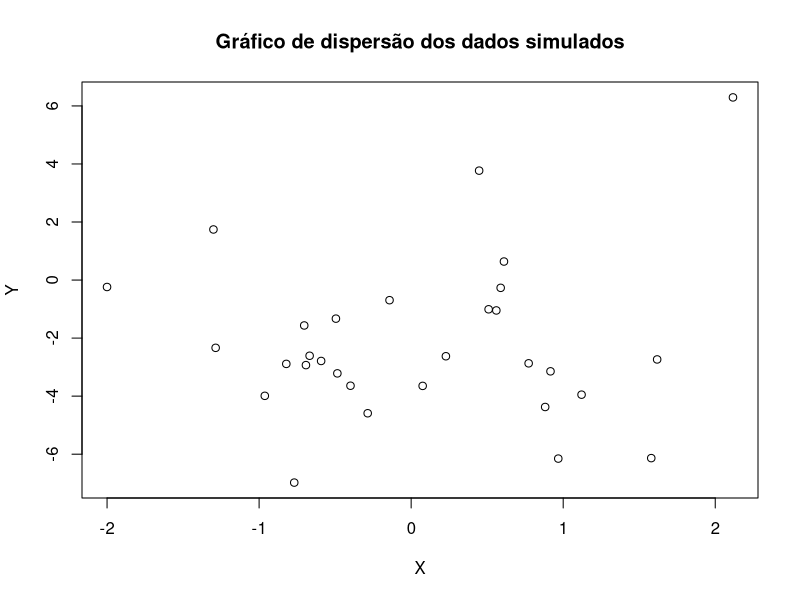
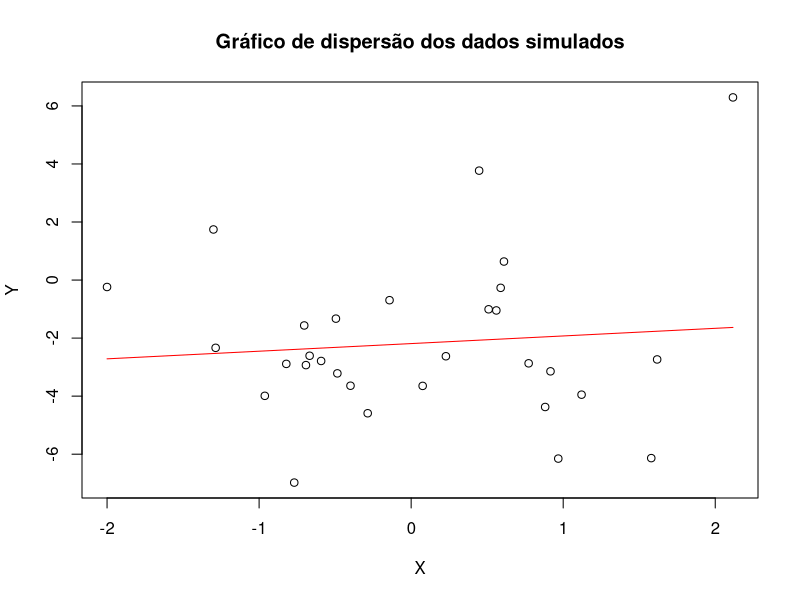
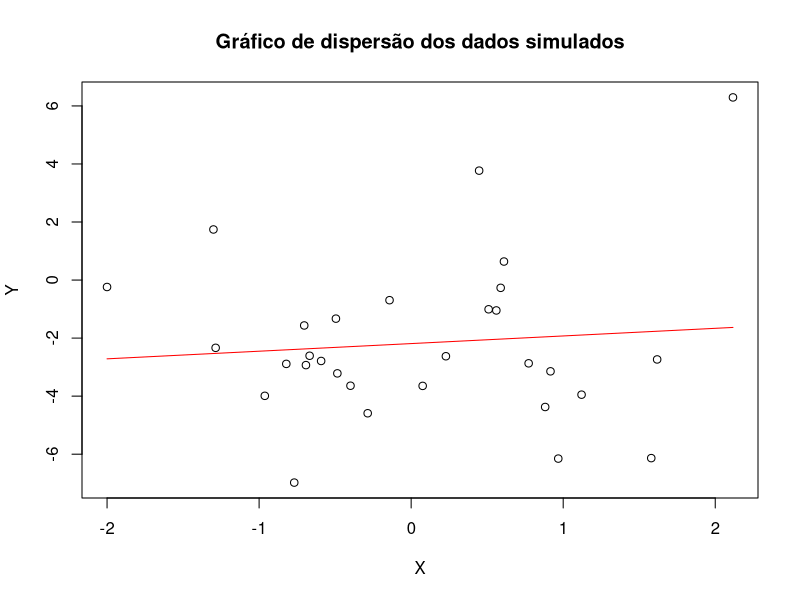
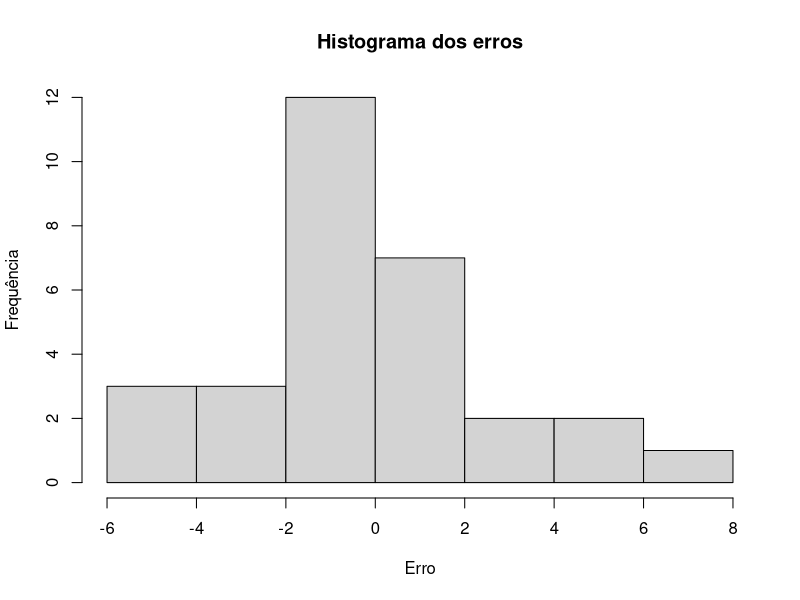
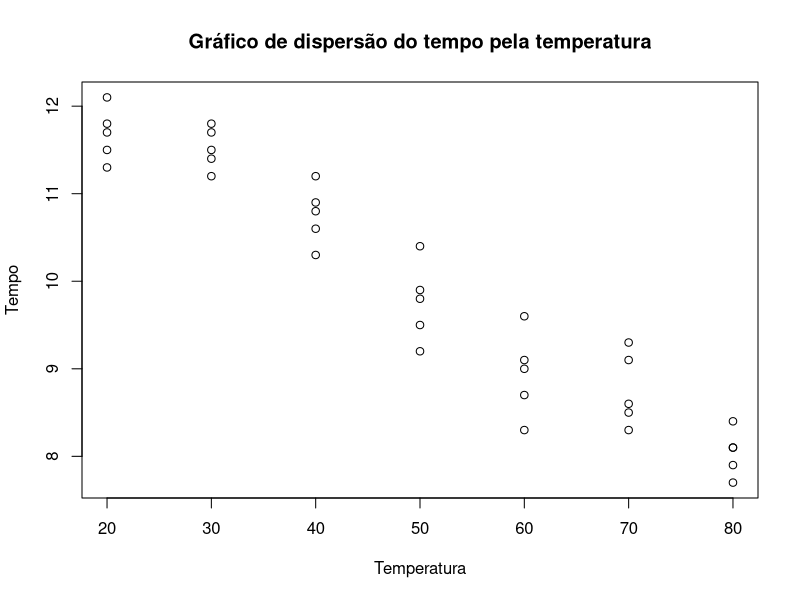
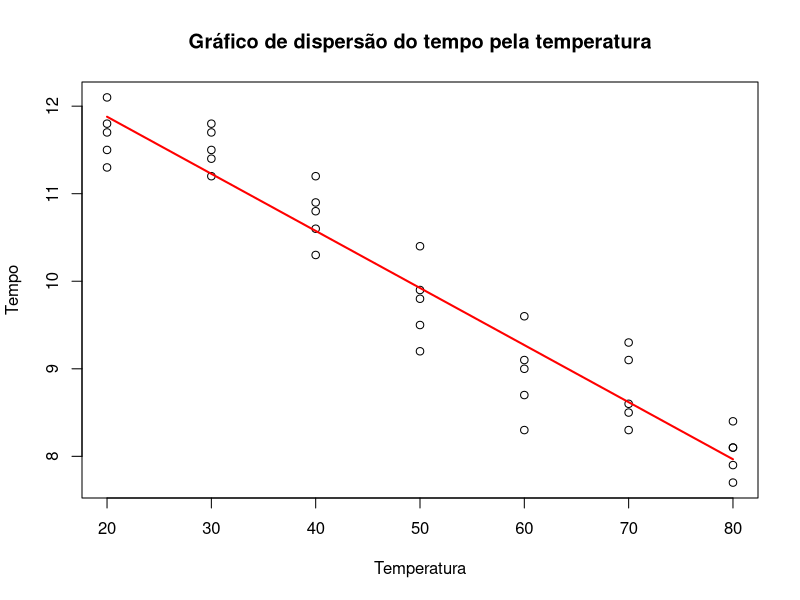

Generate these figures, in order, with R:
## ---- chunk 1
knitr::opts_chunk$set(echo = F, warning = F)
## ---- chunk 2
set.seed(350)
n    <- 30
x    <- rnorm(n)
erro <- rnorm(n, 0, 3)
y    <- -2 + 0.5*x + erro
## ---- chunk 3
print(y)
## ---- chunk 4
plot(x, y,
     xlab = 'X',
     ylab = 'Y',
     main = 'Gráfico de dispersão dos dados simulados'
     )

## ---- chunk 5
beta_1 = sum((x - mean(x)) * (y - mean(y))) / sum((x - mean(x))^2)

beta_0 = mean(y) - beta_1*mean(x)

plot(x, y,
     xlab = 'X',
     ylab = 'Y',
     main = 'Gráfico de dispersão dos dados simulados'
     )
curve(beta_0 + beta_1*x, add =T, col = 'red')

## ---- chunk 6
matriz_x = matrix(c(rep(1,n),x), ncol =2)
matriz_x
## ---- chunk 7
matriz_y = matrix(y)
matriz_y
## ---- chunk 8
t(matriz_x)
## ---- chunk 9
t(matriz_x) %*% matriz_x
## ---- chunk 10
solve(t(matriz_x) %*% matriz_x)
## ---- chunk 11
t(matriz_x) %*% matriz_y
## ---- chunk 12
solve(t(matriz_x) %*% matriz_x) %*% t(matriz_x) %*% matriz_y
## ---- chunk 13
betas <- solve(t(matriz_x) %*% matriz_x) %*% t(matriz_x) %*% matriz_y

plot(x, y,
     xlab = 'X',
     ylab = 'Y',
     main = 'Gráfico de dispersão dos dados simulados'
     )
curve(betas[1] + betas[2]*x, add =T, col = 'red')
## ---- chunk 14
hist(erro, 
     xlab = 'Erro',
     ylab = 'Frequência',
     main = 'Histograma dos erros')

## ---- chunk 15
shapiro.test(erro)
## ---- chunk 16
L1 <- c(11.3, 11.8, 11.5, 12.1, 11.7)
L2 <- c(11.8, 11.5, 11.4, 11.7, 11.2)
L3 <- c(10.9, 11.2, 10.8, 10.6, 10.3)
L4 <- c(10.4, 9.8 , 9.5 , 9.9 , 9.2 )
L5 <- c(9.6 , 9.0 , 8.7 , 8.3 , 9.1 )
L6 <- c(9.1 , 9.3 , 8.5 , 8.6 , 8.3 )
L7 <- c(8.4 , 8.1 , 8.1 , 7.7 , 7.9 )

temperatura <- c(rep(20, 5), rep(30, 5), rep(40, 5),
                 rep(50, 5), rep(60, 5), rep(70, 5),
                 rep(80, 5))

tempo       <- c(L1, L2, L3, L4, L5, L6, L7)


dados       <- data.frame(Temperatura <- temperatura,
                          Tempo       <- tempo)

colnames(dados) <- c('Temperatura', 'Tempo')

print(dados)

## ---- chunk 17
plot(dados$Temperatura, dados$Tempo,
     xlab = 'Temperatura',
     ylab = 'Tempo',
     main = 'Gráfico de dispersão do tempo pela temperatura')
## ---- chunk 18
library(MASS)

est_L1 <- fitdistr(L1, dnorm, start = list(mean= 10, sd= 2))$estimate
est_L2 <- fitdistr(L2, dnorm, start = list(mean= 10, sd= 2))$estimate
est_L3 <- fitdistr(L3, dnorm, start = list(mean= 10, sd= 2))$estimate
est_L4 <- fitdistr(L4, dnorm, start = list(mean= 10, sd= 2))$estimate
est_L5 <- fitdistr(L5, dnorm, start = list(mean= 10, sd= 2))$estimate
est_L6 <- fitdistr(L6, dnorm, start = list(mean= 10, sd= 2))$estimate
est_L7 <- fitdistr(L7, dnorm, start = list(mean= 10, sd= 2))$estimate

estimativas <- data.frame(rbind(est_L1, est_L2, est_L3,
                     est_L4, est_L5, est_L6, est_L7))

estimativas$var <- estimativas$sd**2
estimativas$cv  <- estimativas$sd / estimativas$mean

row.names(estimativas) <- c(seq(20, 80, 10))

print(estimativas)

## ---- chunk 19
tempos      <- data.frame(T20 = L1, T30 = L2, T40 = L3, T50 = L4,
                          T60 = L5, T70 = L6, T80 = L7 )


estimativas <- data.frame(
                          apply(tempos, 2, FUN = function(x)
                                  {media  <- mean(x)
                                   desvio <- sd(x)
                                   varia  <- var(x)
                                   cv     <- sd(x)/mean(x)
                                   return(c(media, desvio, varia, cv))
                                   }))

row.names(estimativas) <- c('mean', 'sd', 'var', 'cv')
estimativas            <- data.frame(t(estimativas))

estimativas

## ---- chunk 20

modelo1 <- lm(Tempo ~ Temperatura, data = dados)
modelo1
## ---- chunk 21

library(lmtest)

gqtest(modelo1)

## ---- chunk 22
residuo <- Tempo - modelo1$fitted.values
tc <- (modelo1$coefficients[2] - 0)/((sum(residuo^2))/length(residuo)/ sum((Temperatura - mean(Temperatura))^2))^0.5

#qt(0.975, 33)
## ---- chunk 23
shapiro.test(modelo1$residuals)
## ---- chunk 24
plot(dados$Temperatura, dados$Tempo,
     xlab = 'Temperatura',
     ylab = 'Tempo',
     main = 'Gráfico de dispersão do tempo pela temperatura')
curve(modelo1$coefficients[1] + modelo1$coefficients[2]*x, add = T, col = 'red', lty = 1, lwd = 2)

## ---- chunk 25
confint(modelo1)
